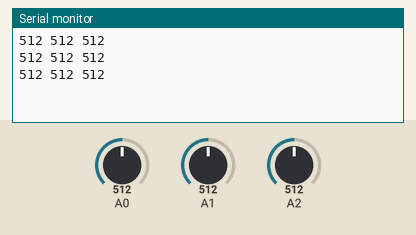
The sketch below on a simulated Arduino Uno, built with avr-gcc and run on an emulated ATmega328P. Parts: the last lines printed to the serial monitor. Inputs (shaded band) come from the test bench; at power-on: A0 = 512, A1 = 512, A2 = 512.

Above: at 1.3 s.
1.4 s: A0 set to 716
At 1.9 s:
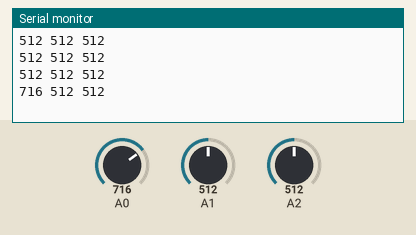
2.9 s: A1 set to 716
At 3.4 s:
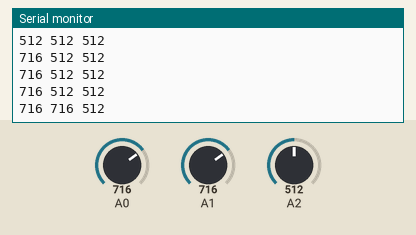
4.4 s: A2 set to 716
At 4.9 s:
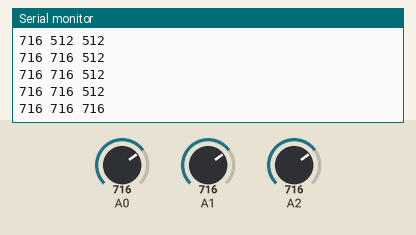
5.9 s: A0 set to 900
At 6.4 s:
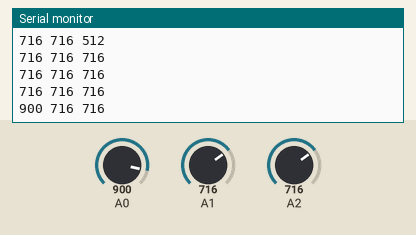
7.4 s: A1 set to 900
At 7.9 s:
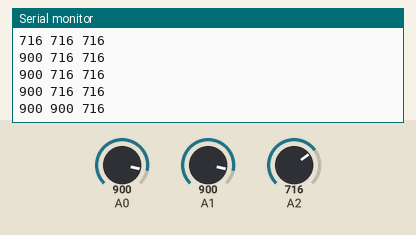
8.9 s: A2 set to 900
At 9.4 s:
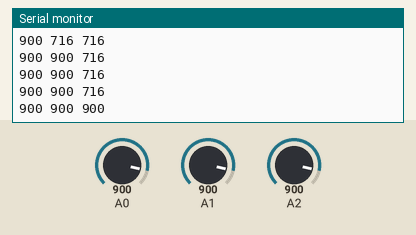
Timing chart, 0 to 11.4 s (numbered marks = the images above; inputs shaded):
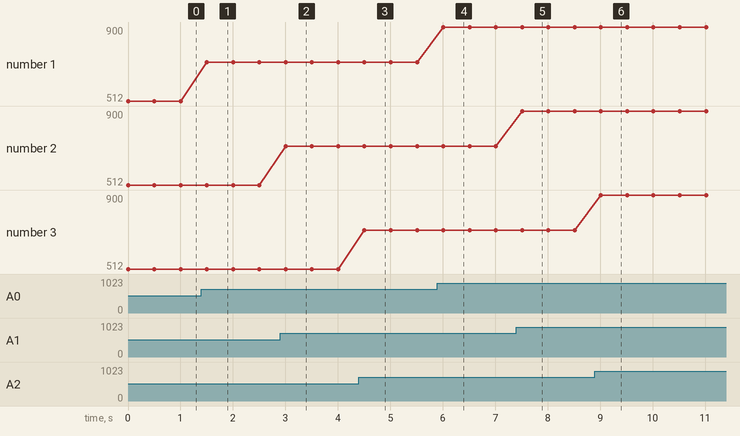

The sketch:

accel.ino
```cpp
void setup() {
  // put your setup code here, to run once:
  Serial.begin(9600);
}

void loop() {
  // put your main code here, to run repeatedly:
  int x = analogRead(0);
  int y = analogRead(1);
  int z = analogRead(2);

  Serial.print(x);
  Serial.print(" ");
  Serial.print(y);
  Serial.print(" ");
  Serial.println(z);

  delay(500);
}
```

Measured:
- after the input at 1.4 s, the serial monitor: prints a new line after 0.10 s (image 1)
- after the input at 2.9 s, the serial monitor: prints a new line after 0.11 s (image 2)
- after the input at 4.4 s, the serial monitor: prints a new line after 0.11 s (image 3)
- after the input at 5.9 s, the serial monitor: prints a new line after 0.11 s (image 4)
- after the input at 7.4 s, the serial monitor: prints a new line after 0.11 s (image 5)
- after the input at 8.9 s, the serial monitor: prints a new line after 0.12 s (image 6)
- plotted number 1: 512 → 716 after the input at 1.4 s, 716 → 900 after the input at 5.9 s
